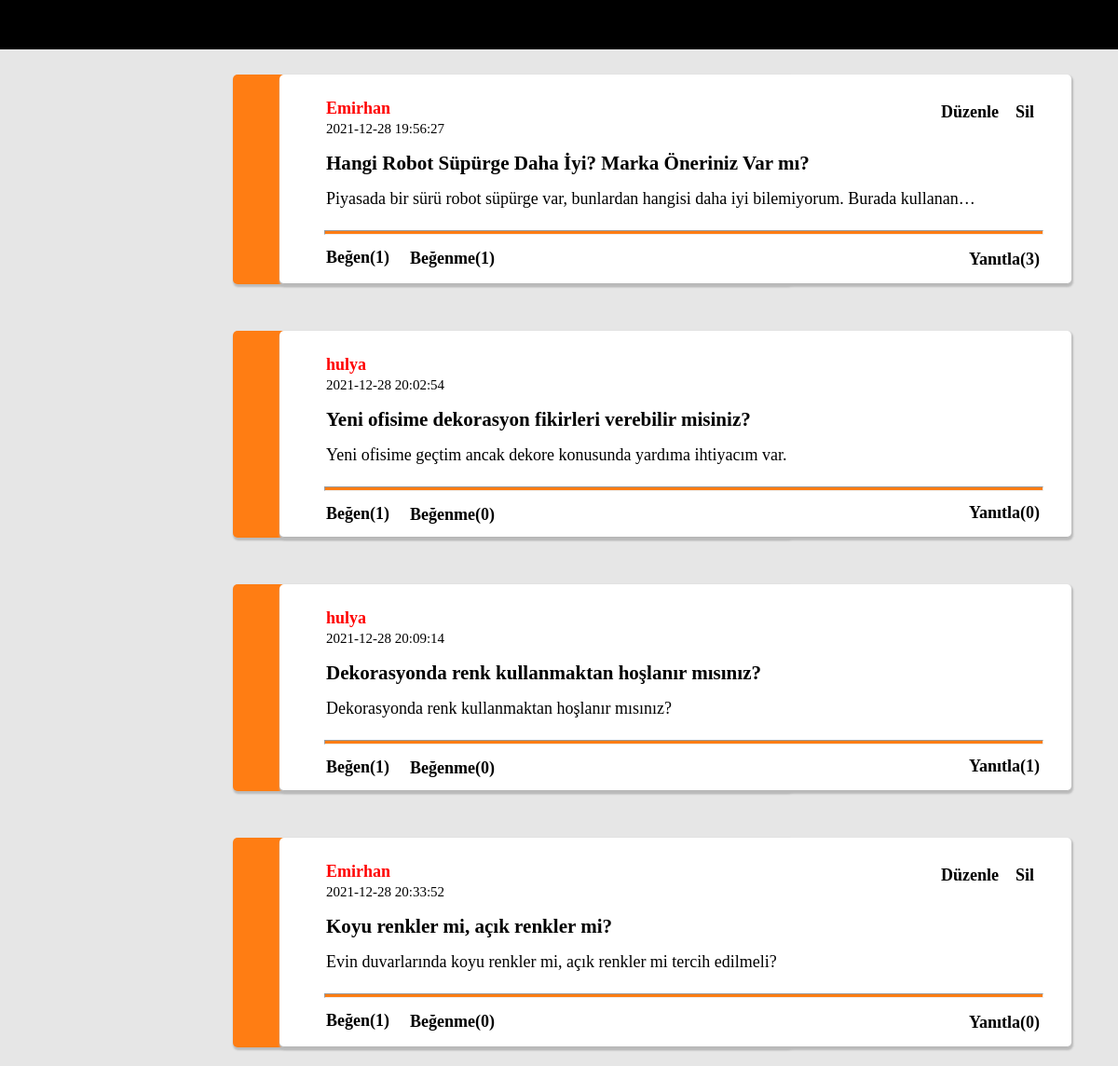
Page /project-3/Home.php?category=Ev/Yaşam (signed in) on the committed database.
### tables this page shows
CREATE TABLE `questions` (
  `q_id` int NOT NULL,
  `q_title` varchar(100) NOT NULL,
  `question` text NOT NULL,
  `category` enum('Teknoloji','Ev/Yaşam','Spor','Sağlık') NOT NULL,
  `d_date` datetime DEFAULT CURRENT_TIMESTAMP,
  `q_username` varchar(100) NOT NULL,
  `user_id` int NOT NULL
);

### project-3/Home.php (the view, shortened to what this page needs)
<!DOCTYPE html>
<html lang="en">
<head>
    <link rel="stylesheet" href="soru2.css">
    <link rel="stylesheet" href="anasayfa2.css">
</head>
<body>
<?php
include 'config.php';
$cate2 = $_GET['category'];
$sql = "SELECT questions.*, count(likes.q_id) as like_count from questions left join likes on questions.q_id=likes.q_id  where questions.category like '$cate2' AND likes.type<2 group by questions.q_id order by like_count DESC";
$result = mysqli_query($conn,$sql);
$num_rows = mysqli_num_rows($result);
$urlal=$_SERVER['REQUEST_URI'];
if(isset($_SESSION['username'])){
    echo "<ul class='liste'>";
        echo "<li style='margin-left:20px;'><a href='q-insert-form.php?url=$urlal'>Soru Ekle</a></li>";
        echo "<li style='margin-left:20px;'><a href='Home.php'>Tüm sorular</a></li>";
        echo "<li><a href='Home.php?category=Teknoloji'>Teknoloji</a></li>";
        echo "<li><a href='Home.php?category=Ev/Yaşam'>Ev/Yaşam</a></li>";
        echo "<li><a href='Home.php?category=Spor'>Spor</a></li>";
        echo "<li><a href='Home.php?category=Sağlık'>Sağlık</a></li>";
        echo "<li style='float:right; margin-right:20px;'><a href='logout.php'>Çıkış Yap</a></li>";
    echo "</ul>";
}
else{
    echo '<p>Ana Sayfaya Ulaşmak İçin Giriş Yapınız</p>';
    echo '<p><a href="login.php">Giriş</a></p>';
}
?>
<?php
if( ( $cate2 == 'Teknoloji' ) || ( $cate2== 'Ev/Yaşam' ) || ($cate2 == 'Spor' ) || ($cate2 == 'Sağlık' )){
    $user_id = $_SESSION['user_id'];
    if($num_rows > 0){
        while($row = mysqli_fetch_assoc($result)){
            $q_id = $row['q_id'];
            echo "<div class='box1'>";
                    echo "<a href='q-page.php?q_id=$q_id&user_id=$user_id'>";
                        echo '<div class="some">';
                            echo "<h4 id='box3'>".$row['q_username']. "</h4>";
                            echo "<small id='box2'>".$row['d_date']."</small>";  echo "</br>";
                            echo "<h3 id='baslik'>".$row['q_title']."</h3>";
                            echo "<p id='soruyer'>".$row['question']."</p>";
                            $sql2 = "SELECT COUNT(*) as count FROM likes WHERE q_id = $q_id AND type=1";
                            $result2 = mysqli_query($conn,$sql2);
                            $row2 = mysqli_fetch_assoc($result2);
                            $like = $row2['count'];
                            echo "<hr class='cizgi'>";
                            $sql3 =  "SELECT * FROM likes WHERE q_id = $q_id AND user_id=$user_id AND type=1";
                            $result3 = mysqli_query($conn,$sql3);
                            $num_rows3 = mysqli_num_rows($result3);
                            if($num_rows3 > 0){
                                echo "<p class='begen'>";
                                echo "<a class='link' href='likes-delete.php?q_id=$q_id&user_id=$user_id&url=$urlal'>Beğen($like)</a>";
                                echo "</p>";
                            }else{
                                echo "<p class='begen'>";
                                echo"<a class='link' href='q-like.php?q_id=$q_id&user_id=$user_id&url=$urlal'>Beğen($like)</a>";
                                echo "</p>";
                            }
                            $sql4 = "SELECT COUNT(*) as count FROM likes WHERE q_id = $q_id AND type=2";
                            $result4 = mysqli_query($conn,$sql4);
                            $row4 = mysqli_fetch_assoc($result4);
                            $dislike = $row4['count'];
                            $sql5 =  "SELECT * FROM likes WHERE q_id = $q_id AND user_id=$user_id AND type=2";
                            $result5 = mysqli_query($conn,$sql5);
                            $num_rows5 = mysqli_num_rows($result5);
                            if($num_rows5 > 0){
                                echo "<p class='begenme'>";
                                echo "<a class='link' href='likes-delete.php?q_id=$q_id&user_id=$user_id&url=$urlal'>Beğenme($dislike)</a>";
                                echo "</p>";
                            }else{
                                echo "<p class='begenme'>";
                                echo "<a class='link' href='q-dislike.php?q_id=$q_id&user_id=$user_id&url=$urlal'>Beğenme($dislike)</a>";
                                echo "</p>";
                            }
                            $sql8 =  "SELECT * FROM questions WHERE q_id = $q_id AND user_id=$user_id ";
                            $result8 = mysqli_query($conn,$sql8);
                            $num_rows8 = mysqli_num_rows($result8);
                            if($num_rows8 > 0){
                                echo "<p class='duzenle'>";
                                echo "<a class='link' href='q-update-form.php?q_id=$q_id&url=$urlal'>Düzenle</a>";
                                echo "</p>";
                            }else{}
                            $sql9 =  "SELECT * FROM questions WHERE q_id = $q_id AND user_id=$user_id";
                            $result9 = mysqli_query($conn,$sql9);
                            $num_rows9 = mysqli_num_rows($result9);
                            if($num_rows9 > 0){
                                echo "<p class='sil'>";
                                echo "<a  class='link' href='q-delete-form.php?q_id=$q_id&url=$urlal'>Sil</a>";
                                echo "</p>";
                            }else{}
                            $sql47 = "SELECT COUNT(*) as count FROM comment WHERE que_id = $q_id ;";
                            $result47 = mysqli_query($conn,$sql47);
                            $row47 = mysqli_fetch_assoc($result47);
                            $yanıt_say = $row47['count'];
                            $sql7="SELECT q_id from questions WHERE q_id=$q_id ";
                            $result7 = mysqli_query($conn,$sql7);
                            $num_rows7 = mysqli_num_rows($result7);
                            if($num_rows7 > 0){
                                echo "<p class='yanıtla'>";
                                echo"<a class='link' href='q-page.php?q_id=$q_id&user_id=$user_id'>Yanıtla($yanıt_say)</a>";
                                echo "</p>";
                            }
                        echo '</div>';
                    echo '</a>';
            echo '</div>';
         }
    }
}
?>

### project-3/soru2.css (style rules this page uses)
body { background-color:rgb(230, 230, 230); }
.some { width: 800px; margin: 50px; padding-left: 50px; border: 1px solid #333; border-color:rgb(180, 180, 180) ; background-color:rgb(255, 255, 255); border-left: none; border-right: none; border-top:none; padding-top: 2px; border-radius: 5px; box-shadow: 1px 2px 2px 1px rgb(187, 187, 187); font-size: 18px; }
.box1 { position: relative; top: 30px; bottom: 10px; margin-left: 250px; margin-top: 0px; margin-bottom: 0px; width: 600px; background-color: rgb(255, 125, 19); border-radius: 5px; box-shadow: 1px 2px 2px 1px rgb(187, 187, 187); }
.link { color: inherit; text-decoration: none; font-weight: bolder; }
li { float: left; }
#box2 { bottom: 50px; padding: 0; margin: 0; color: inherit; text-decoration: none; }
#box3 { color:rgb(255, 0, 0); margin-bottom: 0px; }
#baslik { width: 600px; overflow: hidden; white-space:pre; text-overflow: ellipsis; margin-top: 15px; margin-bottom: 0px; color: inherit; text-decoration: none; }
#soruyer { margin-top: 15px; width: 700px; overflow: hidden; white-space:pre; text-overflow: ellipsis; color: inherit; text-decoration: none; }
a:link { text-decoration: none; color: inherit; }
.begen { z-index: 0; position: relative; margin-top: 0px; margin-bottom: 0px; margin-right: 0px; top: 10px; width: 0px; }
.begenme { z-index: 0; position: relative; margin-top: 0px; margin-bottom: 0px; margin-right: 0px; bottom: 10px; left: 90px; width: 0px; height: 3px; }
.yanıtla { z-index: 0; position: relative; margin:0px; bottom: 15px; left:690px; width: 50px; }
.sil { z-index: 0; position: relative; margin-top: 0px; margin-bottom: 0px; margin-right: 0px; bottom:170px; left: 740px; width: 50px; height: 3px; }
.duzenle { z-index: 0; position: relative; margin-top: 0px; margin-bottom: 0px; margin-right: 0px; bottom: 170px; left: 660px; width: 50px; height: 0px; }
.cizgi { color:rgb(255, 125, 19); height: 3px; background-color: rgb(255, 125, 19); width: 770px; position: relative; right: 16px; top: 5px; }

### project-3/anasayfa2.css (style rules this page uses)
body { margin: 0; }
.link { color: inherit; text-decoration: none; }
.liste { list-style-type: none ; color: inherit; text-decoration: none; margin: 0 auto; padding: 0; overflow: hidden; background-color: rgb(0, 0, 0); opacity: none; position: fixed; top: 0; width: 100%; z-index: 1; }
li { float: left; }
li a { color: white; padding: 16px 16px; display: block; text-decoration: none; font-size: 18px; font-family:'Trebuchet MS', 'Lucida Sans Unicode', 'Lucida Grande', 'Lucida Sans', Arial, sans-serif; }

### rows in the picture
questions: q_username "Emirhan", d_date "2021-12-28 19:56:27", q_title "Hangi Robot Süpürge Daha İyi? Marka Öneriniz Var mı?", question "Piyasada bir sürü robot süpürge var, bunlardan hangisi daha iyi bilemiyorum. Burada kullanan…", like "1", dislike "1", yanıt_say "3"
questions: q_username "hulya", d_date "2021-12-28 20:02:54", q_title "Yeni ofisime dekorasyon fikirleri verebilir misiniz?", question "Yeni ofisime geçtim ancak dekore konusunda yardıma ihtiyacım var.", like "1", dislike "0", yanıt_say "0"
questions: q_username "hulya", d_date "2021-12-28 20:09:14", q_title "Dekorasyonda renk kullanmaktan hoşlanır mısınız?", question "Dekorasyonda renk kullanmaktan hoşlanır mısınız?", like "1", dislike "0", yanıt_say "1"
questions: q_username "Emirhan", d_date "2021-12-28 20:33:52", q_title "Koyu renkler mi, açık renkler mi?", question "Evin duvarlarında koyu renkler mi, açık renkler mi tercih edilmeli?", like "1", dislike "0", yanıt_say "0"
